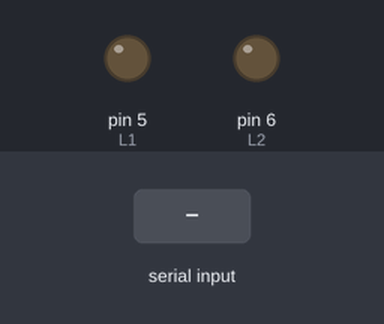
The sketch below on a simulated Arduino Uno, built with avr-gcc and run on an emulated ATmega328P. Shown: output pins drawn as LEDs (lit = HIGH). The inputs (shaded band) are chosen by the test bench. Pins used as bus, display or sensor lines are not drawn.

Above: at 1.2 s.
1.3 s: "F" received over Serial
At 1.9 s:
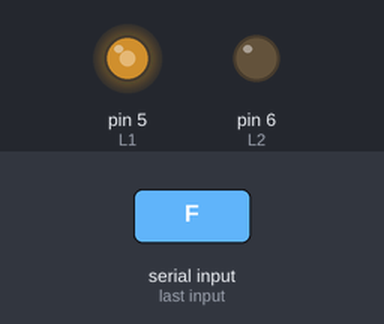
3.8 s: "R" received over Serial
At 5.8 s:
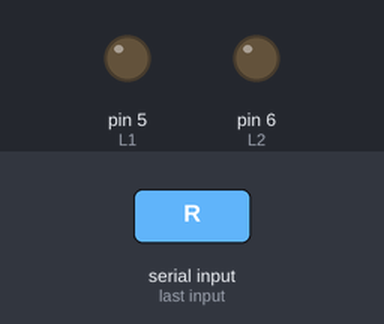
Timing chart, 0 to 7.3 s (numbered marks = the images above; inputs shaded):
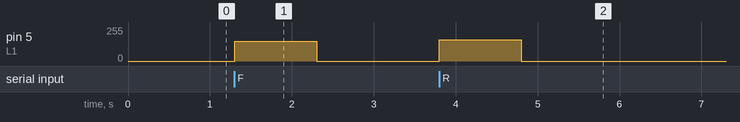

Measured:
- after the input at 1.3 s, pin 5 (L1): 0/255 → 150/255 at once, → 0/255 1.0 s later
- after the input at 3.8 s, pin 5 (L1): 0/255 → 160/255 at once, → 0/255 1.0 s later

The sketch:

ai_driver_car.ino
```cpp
// AI Driver car: the web page's AI sends ONE letter over USB serial, the Arduino drives.
// F = forward, L = left, R = right, S = stop. Pins and drive() are the same as lesson 16.
const int L1 = 5, L2 = 6, R1 = 9, R2 = 10;   // L298N IN1, IN2, IN3, IN4 (ENA/ENB jumpers stay on)
const unsigned long WATCHDOG_MS = 1000;      // no good letter for 1 second = stop
unsigned long lastCommand = 0;               // time (ms) of the last good letter

void drive(int left, int right) {            // speeds from -255 to 255
  analogWrite(L1, left  > 0 ? left  : 0);
  analogWrite(L2, left  < 0 ? -left : 0);
  analogWrite(R1, right > 0 ? right : 0);
  analogWrite(R2, right < 0 ? -right : 0);
}

void setup() {
  pinMode(L1, OUTPUT); pinMode(L2, OUTPUT);
  pinMode(R1, OUTPUT); pinMode(R2, OUTPUT);
  drive(0, 0);                               // always start with the wheels stopped
  Serial.begin(9600);                        // must match baudRate: 9600 in the web page
}

void loop() {
  while (Serial.available() > 0) {           // read every letter that has arrived
    char c = Serial.read();
    if      (c == 'F') drive(150, 150);      // forward
    else if (c == 'L') drive(0, 160);        // right wheel only = turn left
    else if (c == 'R') drive(160, 0);        // left wheel only = turn right
    else if (c == 'S') drive(0, 0);          // stop
    else continue;                           // ignore any other byte (it does not feed the watchdog)
    lastCommand = millis();                  // a good letter feeds the watchdog
  }
  if (millis() - lastCommand > WATCHDOG_MS) drive(0, 0);  // lost contact with the AI: stop
}
```
